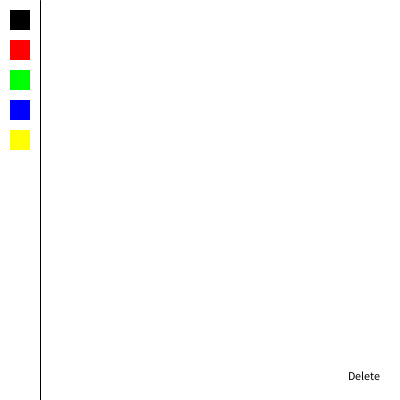
Frame 1 (no input)
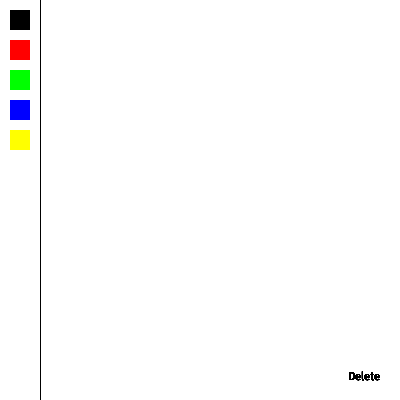
Frame 60 (the mouse pressed at the canvas centre just before this capture)
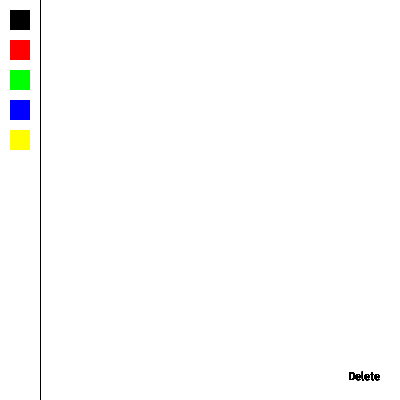
Frame 120 (the mouse held since frame 60 and released just before this capture)

The Processing sketch that drew these frames (run headless with seeded random() and noise(); from frame 60 on, the mouse is pressed at the canvas centre):

// Processing sketch: processing_74789
// ── processing_74789.pde

int counter = 1;

void setup() {
  size(400, 400);
  background(255);
}

void draw() {
  stroke(0);
  line(40, 0, 40, 400);
  cursor(ARROW);
  if(mousePressed && mouseButton==LEFT && mouseX> 40) {
    changeColor();
    line(mouseX, mouseY, pmouseX, pmouseY);
  }

  fill(0);
  text("Delete", width - textWidth("Delete")-20, 380);
  
  if(mousePressed && mouseX > 350 && mouseX < 400 && mouseY > 370 && mouseY < 400) {
    background(255);
    stroke(0);
    line(40, 0, 40, 400);
  }
  
   noStroke();
   fill(0);
   rect(10, 10, 20, 20); 
   fill(255, 0, 0);
   rect(10, 40, 20, 20);
   fill(0, 255, 0);
   rect(10, 70, 20, 20);
   fill(0, 0, 255);
   rect(10, 100, 20, 20);
   fill(255, 255, 0);
   rect(10, 130, 20, 20);    
}

void mouseClicked() {
  if(mouseY>10 && mouseY<30 && mouseX >10 && mouseX < 30) {
    counter=1;
  }
  
  else if(mouseY>40 && mouseY<60 && mouseX >10 && mouseX < 30) {
    counter=2;
  }
  
  else if(mouseY>70 && mouseY<90 && mouseX >10 && mouseX < 30) {
    counter=3;
  }
  
  else if(mouseY>100 && mouseY<120 && mouseX >10 && mouseX < 30) {
    counter=4;
  }
  
  else if(mouseY>130 && mouseY<150 && mouseX >10 && mouseX < 30) {
    counter=5;
  }
}
  
// CHANGE THE COLOR
void changeColor() {
  
  if (counter==1) {
    stroke(0);
  }
  
   else if(counter==2) {
     stroke(255, 0, 0);
   }
   
   else if(counter==3) {
     stroke(0, 255, 0);
   }
   
   else if(counter==4) {
     stroke(0, 0, 255);
   }
   
   else if(counter==5) {
     stroke(255, 255, 0);
   }
}
